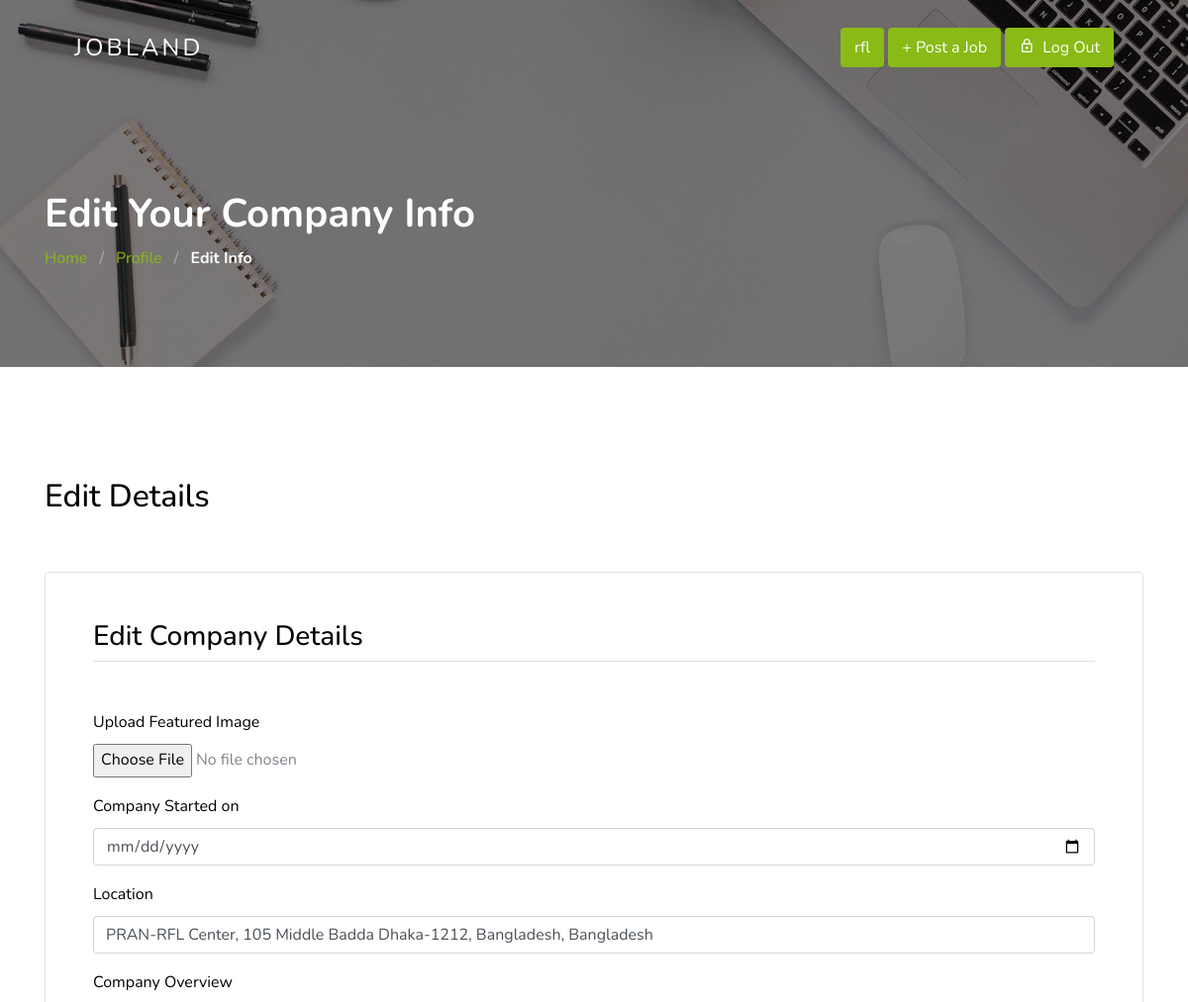
/company/company-edit-profile (signed in, upper part), run on an earlier commit of the app's database.
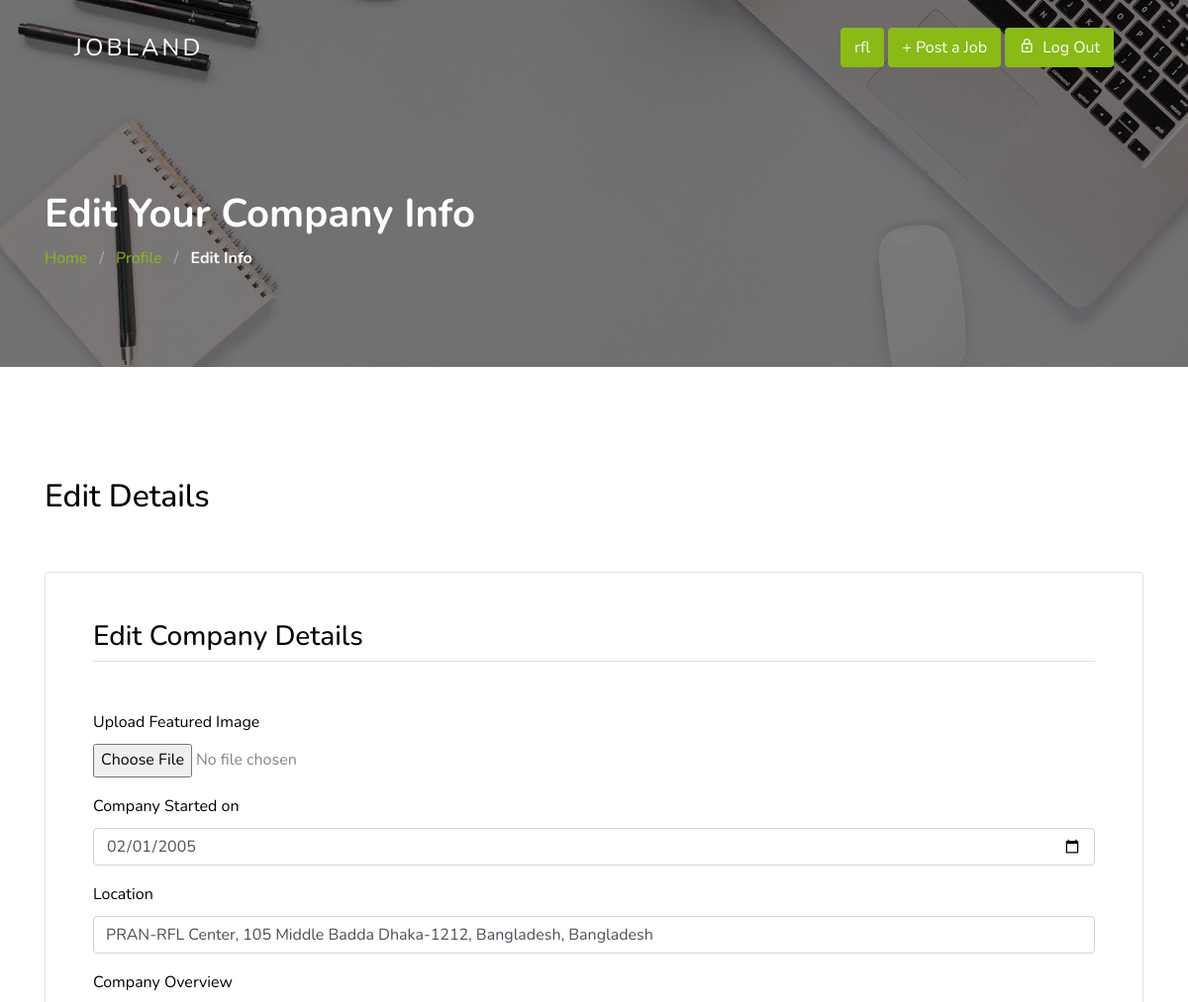
And on a later commit of the database.
### user/models.py (models this page shows, shortened)
class CompanyProfileModel(models.Model):
    user = models.OneToOneField(User, null=True, on_delete=models.CASCADE)
    image = models.ImageField(null=True, blank=True)
    about = RichTextField(null=True, blank=True)
    location = models.CharField(max_length=100, null=True, blank=True)
    start_date = models.DateField(null=True, blank=True)
    website = models.CharField(max_length=255, null=True, blank=True)
    logo = models.ImageField(null=True, blank=True)
    totalViewCount = models.IntegerField(null=True, blank=True)
    unique_together = [['id', 'user']]

### user/decorators.py (the view)
        def wrapper_func(request, *args, **kwargs):
            if request.user.is_admin or request.user.is_company:
                return view_func(request, *args, **kwargs)
            else:
                return HttpResponse("You are not authorized to view this page")

### user/forms.py
class CompanyEditProfileForm(ModelForm):
    image = forms.ImageField(required=False, error_messages={'invalid': "Image files only"}, widget=forms.FileInput)
    logo = forms.ImageField(required=False, error_messages={'invalid': "Image files only"}, widget=forms.FileInput)
    start_date = forms.DateField(required=False, widget=forms.DateInput(attrs={'type': 'date'}))
    class Meta:
        model = CompanyProfileModel
        fields = '__all__'
        exclude = ['user']

### user/views.py (called while the page is built, shortened)
@login_required(login_url='login')
@show_to_company(allowed_roles=['admin', 'is_company'])
def company_edit_profile(request):
    company = request.user.companyprofilemodel
    form = CompanyEditProfileForm(instance=company)
    context = {
        'form': form,
    }
    return render(request, 'user/company/company-edit-profile.html', context)

### user/templates/user/company/company-edit-profile.html (shortened to what this page needs)
{% load static %}
<!doctype html>
<html lang="en">
<head>
    <link rel="stylesheet" href="{% static 'assets/css/custom-bs.css' %}">
    <link rel="stylesheet" href="{% static 'assets/css/jquery.fancybox.min.css' %}">
    <link rel="stylesheet" href="{% static 'assets/css/bootstrap-select.min.css' %}">
    <link rel="stylesheet" href="{% static 'assets/fonts/icomoon/style.css' %}">
    <link rel="stylesheet" href="{% static 'assets/fonts/line-icons/style.css' %}">
    <link rel="stylesheet" href="{% static 'assets/css/owl.carousel.min.css' %}">
    <link rel="stylesheet" href="{% static 'assets/css/animate.min.css' %}">
    <link rel="stylesheet" href="{% static 'assets/css/quill.snow.css' %}">
    <link rel="stylesheet" href="{% static 'assets/css/style.css' %}">
</head>
<body id="top">
<div class="site-wrap">
    <header class="site-navbar mt-3">
        <div class="container-fluid">
            <div class="row align-items-center">
                <div class="site-logo col-6"><a href="{% url 'home' %}">JobLand</a></div>
                <div class="right-cta-menu text-right d-flex aligin-items-center col-6">
                    <div class="ml-auto">
                        <a href="{% url 'company-profile' user.id %}"
                           class="btn btn-primary border-width-2 d-lg-inline-block">{{request.user.name}}</a>
                        <a href="{% url 'post-job' %}" class="btn btn-primary border-width-2 d-none d-lg-inline-block">
                            + Post a Job</a>
                        <a href="{% url 'logout' %}" class="btn btn-primary border-width-2 d-none d-lg-inline-block">
                            <span class="mr-2 icon-lock_outline"></span>Log Out</a>
                    </div>
                </div>
            </div>
        </div>
    </header>
    <section class="section-hero overlay inner-page bg-image" id="home-section">
        <div class="container">
            <div class="row">
                <div class="col-md-7">
                    <h1 class="text-white font-weight-bold">Edit Your Company Info</h1>
                    <div class="custom-breadcrumbs">
                        <a href="{% url 'home' %}">Home</a> <span class="mx-2 slash">/</span>
                        <a href="{% url 'company-profile' user.id %}">Profile</a> <span class="mx-2 slash">/</span>
                        <span class="text-white"><strong>Edit Info</strong></span>
                    </div>
                </div>
            </div>
        </div>
    </section>
    <section class="site-section">
        <div class="container">
            <div class="row align-items-center mb-5">
                <div class="col-lg-8 mb-4 mb-lg-0">
                    <div class="d-flex align-items-center">
                        <div>
                            <h2>Edit Details</h2>
                        </div>
                    </div>
                </div>
            </div>
            <div class="row mb-5">
                <div class="col-lg-12">
                    <form method="post" action="" enctype="multipart/form-data" class="p-4 p-md-5 border rounded">
                        <h3 class="text-black mb-5 border-bottom pb-2">Edit Company Details</h3>
                        <div class="form-group">
                            <label>Upload Featured Image</label> <br>
                            {{form.image}}
                        </div>
                        <div class="form-group">
                            <label>Company Started on</label>
                            {{form.start_date}}
                        </div>
                        <div class="form-group">
                            <label>Location</label>
                            {{form.location}}
                        </div>
                        <div class="form-group">
                            <label>Company Overview</label> <br>
                        </div>
                    </form>
                </div>
            </div>
        </div>
    </section>
</div>
</body>
</html>

What changed in the data, as far as the page shows it:
changed CompanyProfileModel "PRAN-RFL Center, 105 Middle Badda Dhaka-1212, Bangladesh, Bangladesh": start_date (not shown) → "02/01/2005"
